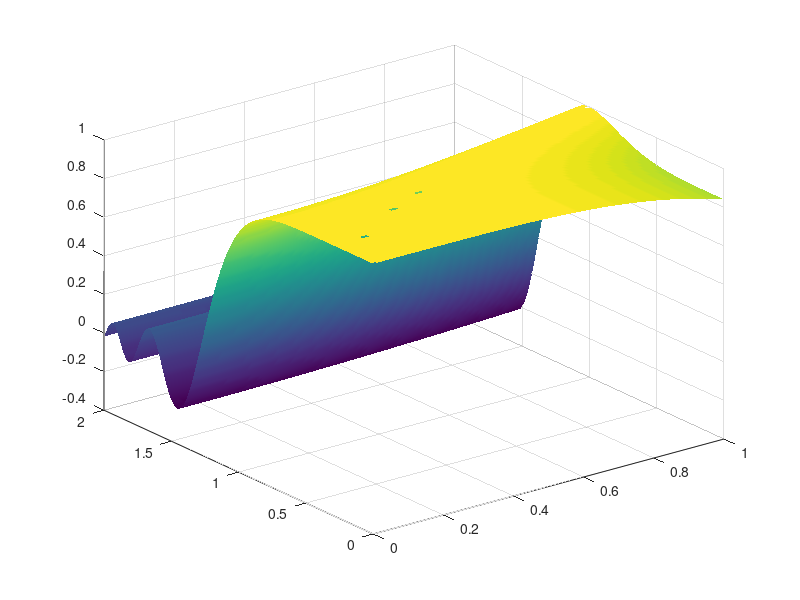
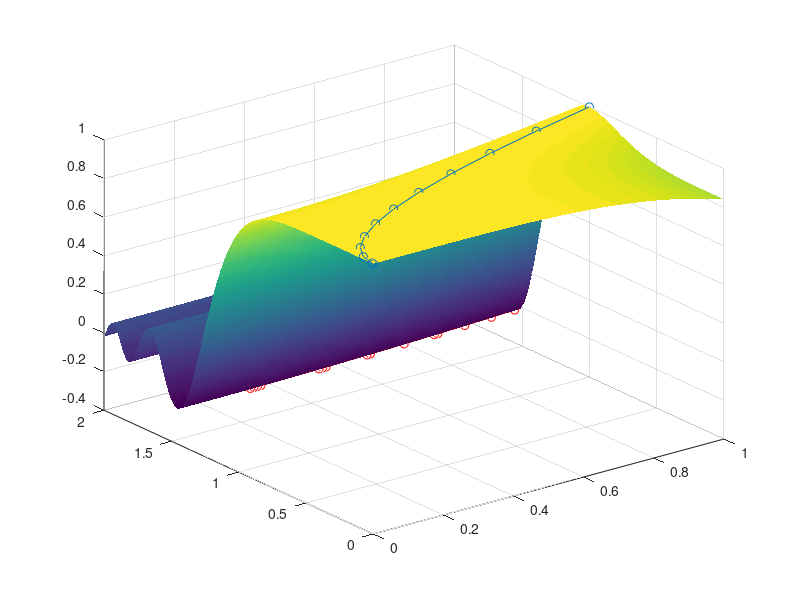

These charts were generated, in order, by the following MATLAB code: (Note: this script raises an error after producing the figures.)
% naloga: 
%   1) narisimo sin(x^2-y^4)./(x^2-y^4) na [0,1]x[0,2]
%   2) popravimo nedolocene vrednosti
%   3) poiscemo najvecje in najmanjse vrednosti
%
%   4*) dolocimo normale tangent v dolocenih tockah

% mreza za risanje
x = 0:.01:1;
y = 0:.01:2;
[x2d,y2d] = ndgrid(x,y);

% def preslikave in njene vrednosti
zFun = @(x,y) sin(x.^2-y.^4)./(x.^2-y.^4);
z2d = zFun(x2d,y2d);
figure 
surf(x2d,y2d,z2d)
shading interp


% popravimo vrednosti
z2d(isnan(z2d))=1;

% narisemo graf preslikave
figure
surf(x2d,y2d,z2d)
shading interp
hold on

% poiscemo najvecje vrednosti
mm = max(max(z2d));
mmLoc = find(z2d==mm);
plot3(x2d(mmLoc),y2d(mmLoc),z2d(mmLoc),'o-')

% poisemo najmanjse vrednosti, do tolerance 10^-5
mm = min(min(z2d));
mmLoc = find(abs(z2d-mm)<10^-5);
plot3(x2d(mmLoc),y2d(mmLoc),z2d(mmLoc),'ro-')
%%%%%%%%%%%%%%%%%%%%%%%%%%%%%%%%%%%%%%%%%%%%%%%


% izracunamo paricalna odvoda funkcije (rabimo simbolic toolbox)
syms x y
dx_zFun = matlabFunction(diff(zFun(x,y),x));
dy_zFun = matlabFunction(diff(zFun(x,y),y));

% izberemo tocke za risanje normal
skip = 30;
xxCoarse = x2d(1:skip:end,1:skip:end);
yyCoarse = y2d(1:skip:end,1:skip:end);
zzCoarse = z2d(1:skip:end,1:skip:end);

% definiramo (zunanjo) funkcijo, ki izracuna normalo preko vektorskega produkta
[uu,vv,ww] = sinFun_normalVecFun(xxCoarse,yyCoarse,dx_zFun,dy_zFun);

% izrisemo normale
quiver3(xxCoarse,yyCoarse,zzCoarse,uu,vv,ww,0.25,'LineWidth',1, 'color', [.2 .5 .2])